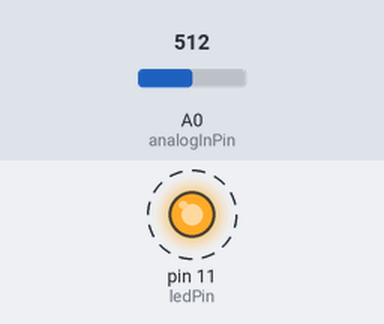
The sketch below on a simulated Arduino Uno, built with avr-gcc and run on an emulated ATmega328P. Parts: output pins drawn as LEDs (lit = HIGH). Dashed ring = blinking. Inputs (shaded band) come from the test bench; at power-on: A0 (analogInPin) = 512.

Above: at 1.2 s.
1.3 s: A0 (analogInPin) set to 122
At 1.54 s:
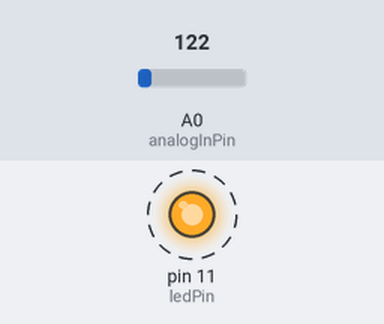
4.3 s: A0 (analogInPin) set to 0
At 4.8 s:
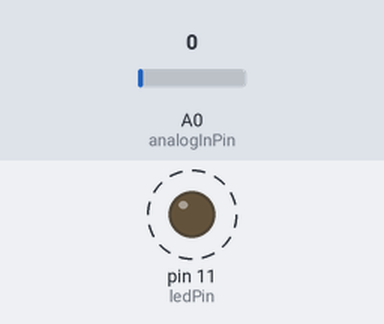
Timing chart, 0 to 13.3 s (numbered marks = the images above; inputs shaded):
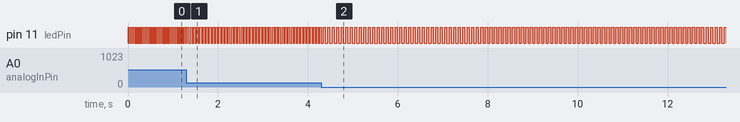

The sketch:

Sketch_3.ino
```cpp
// LED Collection - Sketch 3

// Pin numbers
const int ledPin = 11;
const int analogInPin = A0;

void setup() {
  // Set the LED pin as an output
  pinMode(ledPin, OUTPUT);
}

void loop() {
  // Read the analog voltage from A0
  int sensorValue = analogRead(analogInPin);

  // Map the ADC value to a frequency range
  int frequency = map(sensorValue, 0, 1023, 10, 50);

  // Calculate the delay time for the given frequency and 50% duty cycle
  int delayTime = 1000 / (2 * frequency);

  // Toggle the LED with a 50% duty cycle
  digitalWrite(ledPin, HIGH);
  delay(delayTime);  // On time

  digitalWrite(ledPin, LOW);
  delay(delayTime);  // Off time
}
/*
This Arduino sketch toggles an LED on GPIO pin 11 at a
rate determined by the ADC voltage at A0, where 0V
corresponds to 10 Hertz, and 5V corresponds to 50 Hertz,
with a 50% duty cycle. In this sketch, the map() function
scales the ADC values (0 to 1023) to a frequency range
between 10 and 50 Hertz. The delay time is calculated based
on the reciprocal of twice the frequency to achieve a
50% duty cycle.
*/
```

Measured:
- after the input at 1.3 s, pin 11 (ledPin): alternates HIGH for 0.04 s and LOW for 0.04 s, starting after 0.09 s
- after the input at 4.3 s, pin 11 (ledPin): alternates HIGH for 0.05 s and LOW for 0.05 s, starting after 0.19 s
- by itself, pin 11 (ledPin): alternates HIGH for 0.02 s and LOW for 0.02 s
